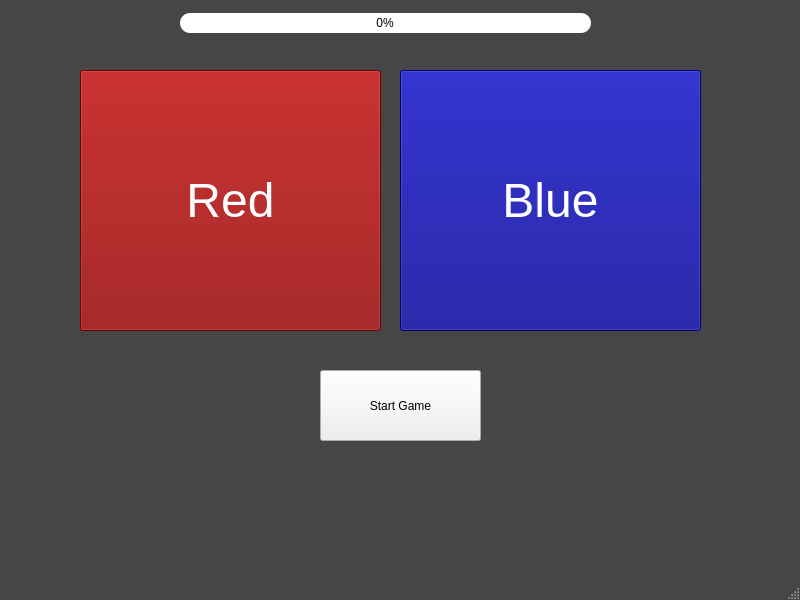
<?xml version="1.0" encoding="UTF-8"?>
<ui version="4.0">
 <class>MainWindow</class>
 <widget class="QMainWindow" name="MainWindow">
  <property name="enabled">
   <bool>true</bool>
  </property>
  <property name="geometry">
   <rect>
    <x>0</x>
    <y>0</y>
    <width>800</width>
    <height>600</height>
   </rect>
  </property>
  <property name="windowTitle">
   <string>MainWindow</string>
  </property>
  <property name="styleSheet">
   <string notr="true">QMainWindow{
	background-color: rgb(70, 70, 70);
}</string>
  </property>
  <widget class="QWidget" name="centralwidget">
   <widget class="QPushButton" name="redPushButton">
    <property name="enabled">
     <bool>false</bool>
    </property>
    <property name="geometry">
     <rect>
      <x>80</x>
      <y>70</y>
      <width>301</width>
      <height>261</height>
     </rect>
    </property>
    <property name="font">
     <font>
      <pointsize>36</pointsize>
     </font>
    </property>
    <property name="styleSheet">
     <string notr="true">QPushButton {
	background-color: darkRed; 
	color: white;
}</string>
    </property>
    <property name="text">
     <string>Red</string>
    </property>
   </widget>
   <widget class="QPushButton" name="bluePushButton">
    <property name="enabled">
     <bool>false</bool>
    </property>
    <property name="geometry">
     <rect>
      <x>400</x>
      <y>70</y>
      <width>301</width>
      <height>261</height>
     </rect>
    </property>
    <property name="font">
     <font>
      <pointsize>36</pointsize>
     </font>
    </property>
    <property name="styleSheet">
     <string notr="true">QPushButton {
    background-color: darkBlue;
	color: white;
}</string>
    </property>
    <property name="text">
     <string>Blue</string>
    </property>
   </widget>
   <widget class="QProgressBar" name="progressBar">
    <property name="geometry">
     <rect>
      <x>180</x>
      <y>13</y>
      <width>411</width>
      <height>20</height>
     </rect>
    </property>
    <property name="autoFillBackground">
     <bool>false</bool>
    </property>
    <property name="styleSheet">
     <string notr="true">QProgressBar {
	background-color: white;
	border-radius: 10px;
    color: black;
}

QProgressBar::chunk {
	background-color: rgb(0, 200, 0);
	border-radius: 10px
}</string>
    </property>
    <property name="value">
     <number>0</number>
    </property>
    <property name="alignment">
     <set>Qt::AlignmentFlag::AlignCenter</set>
    </property>
   </widget>
   <widget class="QLabel" name="gameOverLabel">
    <property name="enabled">
     <bool>false</bool>
    </property>
    <property name="geometry">
     <rect>
      <x>200</x>
      <y>210</y>
      <width>371</width>
      <height>141</height>
     </rect>
    </property>
    <property name="font">
     <font>
      <pointsize>24</pointsize>
     </font>
    </property>
    <property name="autoFillBackground">
     <bool>false</bool>
    </property>
    <property name="styleSheet">
     <string notr="true">QLabel {
	border: none;
}</string>
    </property>
    <property name="frameShape">
     <enum>QFrame::Shape::Box</enum>
    </property>
    <property name="frameShadow">
     <enum>QFrame::Shadow::Plain</enum>
    </property>
    <property name="text">
     <string/>
    </property>
    <property name="alignment">
     <set>Qt::AlignmentFlag::AlignCenter</set>
    </property>
    <property name="wordWrap">
     <bool>true</bool>
    </property>
   </widget>
   <widget class="QPushButton" name="startPushButton">
    <property name="enabled">
     <bool>true</bool>
    </property>
    <property name="geometry">
     <rect>
      <x>320</x>
      <y>370</y>
      <width>161</width>
      <height>71</height>
     </rect>
    </property>
    <property name="text">
     <string>Start Game</string>
    </property>
   </widget>
  </widget>
  <widget class="QMenuBar" name="menubar">
   <property name="geometry">
    <rect>
     <x>0</x>
     <y>0</y>
     <width>800</width>
     <height>22</height>
    </rect>
   </property>
  </widget>
  <widget class="QStatusBar" name="statusbar"/>
 </widget>
 <resources/>
 <connections/>
</ui>
